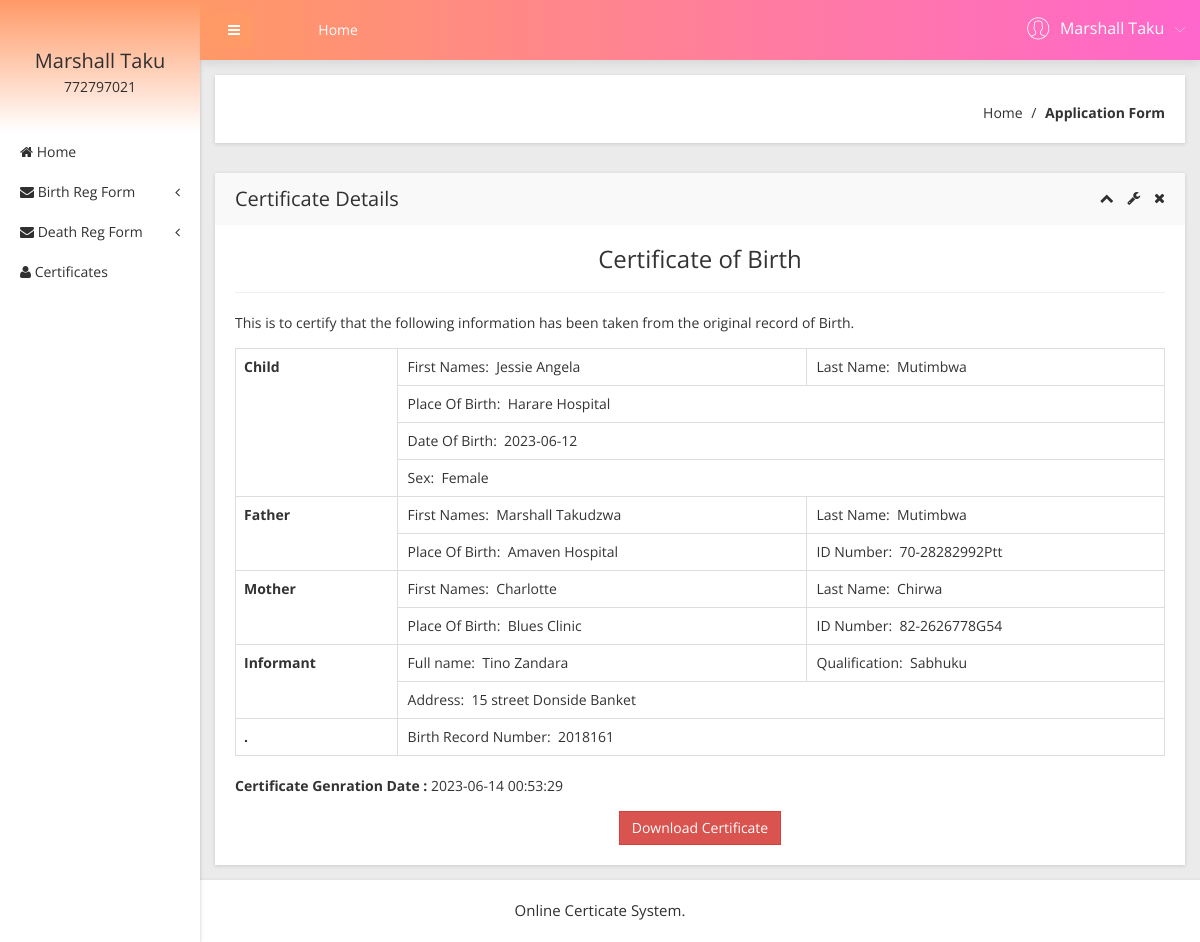
/obcs/user/certificates.php?viewid=33 (signed in), run on the app's committed database.
### tables this page shows
CREATE TABLE `tbluser` (
  `ID` int(10) NOT NULL,
  `FirstName` varchar(200) DEFAULT NULL,
  `LastName` varchar(200) DEFAULT NULL,
  `MobileNumber` bigint(10) DEFAULT NULL,
  `Address` mediumtext,
  `Password` varchar(200) NOT NULL,
  `RegDate` timestamp NULL DEFAULT CURRENT_TIMESTAMP
);

CREATE TABLE `tblapplication` (
  `ID` int(10) NOT NULL,
  `UserID` int(5) NOT NULL,
  `ApplicationID` varchar(200) DEFAULT NULL,
  `DateofBirth` varchar(200) DEFAULT NULL,
  `Gender` varchar(50) DEFAULT NULL,
  `ChildFirstNames` varchar(200) DEFAULT NULL,
  `PlaceofBirth` varchar(200) DEFAULT NULL,
  `FatherFirstNames` varchar(200) DEFAULT NULL,
  `MotherFirstNames` varchar(120) DEFAULT NULL,
  `childLastName` varchar(100) NOT NULL,
  `FatherLastName` varchar(100) NOT NULL,
  `FatherPob` varchar(100) NOT NULL,
  `FatherID` varchar(200) DEFAULT NULL,
  `Dateofapply` timestamp NULL DEFAULT CURRENT_TIMESTAMP,
  `Remark` varchar(200) DEFAULT NULL,
  `Status` varchar(50) DEFAULT NULL,
  `UpdationDate` timestamp NULL DEFAULT NULL ON UPDATE CURRENT_TIMESTAMP,
  `BirthRecordNo` int(50) DEFAULT NULL,
  `InformantAddress` varchar(100) DEFAULT NULL,
  `InformantQualification` varchar(100) DEFAULT NULL,
  `InformantName` varchar(50) DEFAULT NULL,
  `MotherLastName` varchar(50) DEFAULT NULL,
  `MotherID` varchar(50) DEFAULT NULL,
  `MotherPob` varchar(100) NOT NULL
);

### obcs/user/certificates.php (the view, shortened to what this page needs)
<?php
include('includes/dbconnection.php');
if (strlen($_SESSION['obcsuid']==0)) {
  header('location:logout.php');
  } else{
  ?>
<!doctype html>
<html class="no-js" lang="en">
<head>
    <link rel="stylesheet" href="css/bootstrap.min.css">
    <link rel="stylesheet" href="css/font-awesome.min.css">
    <link rel="stylesheet" href="css/adminpro-custon-icon.css">
    <link rel="stylesheet" href="css/meanmenu.min.css">
    <link rel="stylesheet" href="css/jquery.mCustomScrollbar.min.css">
    <link rel="stylesheet" href="css/animate.css">
    <link rel="stylesheet" href="css/data-table/bootstrap-table.css">
    <link rel="stylesheet" href="css/data-table/bootstrap-editable.css">
    <link rel="stylesheet" href="css/normalize.css">
    <link rel="stylesheet" href="css/c3.min.css">
    <link rel="stylesheet" href="style.css">
    <link rel="stylesheet" href="css/responsive.css">
</head>
<body class="materialdesign">
    <div class="wrapper-pro">
      <?php include_once('includes/sidebar.php');?>
        <?php include_once('includes/header.php');?>
            <div class="breadcome-area mg-b-30 small-dn">
                <div class="container-fluid">
                    <div class="row">
                        <div class="col-lg-12">
                            <div class="breadcome-list shadow-reset">
                                <div class="row">
                                    <div class="col-lg-12">
                                        <ul class="breadcome-menu">
                                            <li><a href="dashboard.php">Home</a> <span class="bread-slash">/</span>
                                            </li>
                                            <li><span class="bread-blod">Application Form</span>
                                            </li>
                                        </ul>
                                    </div>
                                </div>
                            </div>
                        </div>
                    </div>
                </div>
            </div>
            <div class="data-table-area mg-b-15">
                <div class="container-fluid">
                    <div class="row">
                        <div class="col-lg-12">
                            <div class="sparkline13-list shadow-reset">
                                <div class="sparkline13-hd">
                                    <div class="main-sparkline13-hd">
                                        <h1>Certificate Details</h1>
                                        <div class="sparkline13-outline-icon">
                                            <span class="sparkline13-collapse-link"><i class="fa fa-chevron-up"></i></span>
                                            <span><i class="fa fa-wrench"></i></span>
                                            <span class="sparkline13-collapse-close"><i class="fa fa-times"></i></span>
                                        </div>
                                    </div>
                                </div>
                                <div class="sparkline13-graph">
                                    <div id="exampl">
                                    <div class="datatable-dashv1-list custom-datatable-overright">
                                        <h3 align="center">Certificate of Birth</h3>
                                        <hr />
                                        <p align="left">This is to certify that the following information has been taken from the original record of Birth.</p>
<?php
$vid=$_GET['viewid'];
$sql="SELECT tblapplication.*,tbluser.FirstName,tbluser.LastName,tbluser.MobileNumber,tbluser.Address from  tblapplication join  tbluser on tblapplication.UserID=tbluser.ID where tblapplication.ID=:vid and  tblapplication.Status='Verified'";
$query = $dbh -> prepare($sql);
$query-> bindParam(':vid', $vid, PDO::PARAM_STR);
$query->execute();
$results=$query->fetchAll(PDO::FETCH_OBJ);
foreach($results as $row)
{
$certgendate=$row->UpdationDate;            ?>
<table style="width:100%" border="1" class="table table-bordered">
 <tr>
    <th rowspan="5">Child</th>
        <tr><td><span class='bold'>First Names:&#160;&#160;</span><?php  echo $row->ChildFirstNames;?></td> <td><span class='bold'>Last Name:&#160;&#160;</span><?php  echo $row->childLastName;?></td></tr>
        <tr><td colspan="2"><span class='bold'>Place Of Birth:&#160;&#160;</span><?php  echo $row->PlaceofBirth;?></td></tr>
        <tr><td colspan="2"><span class='bold'>Date Of Birth:&#160;&#160;</span><?php  echo $row->DateofBirth;?></td></tr>
        <tr><td colspan="2"><span class='bold'>Sex:&#160;&#160;</span><?php  echo $row->Gender;?></td></tr>
 </tr>
 <tr>
    <th rowspan="3">Father</th>
    <tr><td><span class='bold'>First Names:&#160;&#160;</span><?php  echo $row->FatherFirstNames;?></td> <td><span class='bold'>Last Name:&#160;&#160;</span><?php  echo $row->FatherLastName;?></td></tr>
    <tr><td><span class='bold'>Place Of Birth:&#160;&#160;</span><?php  echo $row->FatherPob;?></td> <td><span class='bold'>ID Number:&#160;&#160;</span><?php  echo $row->FatherID;?></td></tr>
  </tr>
   <tr>
    <th rowspan="3">Mother</th>
    <tr><td><span class='bold'>First Names:&#160;&#160;</span><?php  echo $row->MotherFirstNames;?></td> <td><span class='bold'>Last Name:&#160;&#160;</span><?php  echo $row->MotherLastName;?></td></tr>
    <tr><td><span class='bold'>Place Of Birth:&#160;&#160;</span><?php  echo $row->MotherPob;?></td> <td><span class='bold'>ID Number:&#160;&#160;</span><?php  echo $row->MotherID;?></td></tr>
  </tr>
  <tr>
    <th rowspan="3">Informant</th>
    <tr><td><span class='bold'>Full name:&#160;&#160;</span><?php  echo $row->InformantName;?></td> <td><span class='bold'>Qualification:&#160;&#160;</span><?php  echo $row->InformantQualification;?></td></tr>
    <tr><td colspan="2"><span class='bold'>Address:&#160;&#160;</span><?php  echo $row->InformantAddress;?></td></tr>
  </tr>
  <tr>
    <th rowspan="3"> . </th>
    <tr>
        <td colspan="2"><span class='bold'>Birth Record Number:&#160;&#160;</span><?php  echo $row->BirthRecordNo;?></td>
  </tr>
  <?php }?>
</table>
          <p align="left"><b>Certificate Genration Date :</b> <?php echo htmlentities($certgendate);?></p>
   <a href="download-certificate.php?cid=<?php  echo $row->ApplicationID;?>" class="btn btn-danger">Download Certificate</a>
      </div></div>
                                </div>
                            </div>
                        </div>
                    </div>
                </div>
            </div>
        </div>
    </div>
  <?php include_once('includes/footer.php');?>
</body>
</html><?php }  ?>

### obcs/user/includes/sidebar.php (shortened to what this page needs)
<?php
include('includes/dbconnection.php');
if (strlen($_SESSION['obcsuid']==0)) {
  header('location:logout.php');
  } else{
  ?>
  <div class="left-sidebar-pro">
            <nav id="sidebar">
                <div class="sidebar-header">
                     <?php
$uid=$_SESSION['obcsuid'];
$sql="SELECT FirstName,LastName,MobileNumber from  tbluser where ID=:uid";
$query = $dbh -> prepare($sql);
$query->bindParam(':uid',$uid,PDO::PARAM_STR);
$query->execute();
$results=$query->fetchAll(PDO::FETCH_OBJ);
$cnt=1;
if($query->rowCount() > 0)
{
foreach($results as $row)
{               ?>
                    <h3><?php  echo $row->FirstName;?>  <?php  echo $row->LastName;?></h3>
                    <p><?php  echo $row->MobileNumber;?></p><?php $cnt=$cnt+1;}} ?>
                </div>
                <div class="left-custom-menu-adp-wrap">
                    <ul class="nav navbar-nav left-sidebar-menu-pro">
                        <li class="nav-item">
                            <a href="dashboard.php" role="button" aria-expanded="false"><i class="fa big-icon fa-home"></i> <span class="mini-dn">Home</span> </a>
                        </li>
                        <li class="nav-item"><a href="#" data-toggle="dropdown" role="button" aria-expanded="false" class="nav-link dropdown-toggle"><i class="fa big-icon fa-envelope"></i> <span class="mini-dn">Birth Reg Form</span> <span class="indicator-right-menu mini-dn"><i class="fa indicator-mn fa-angle-left"></i></span></a>
                        </li>
                        <li class="nav-item"><a href="#" data-toggle="dropdown" role="button" aria-expanded="false" class="nav-link dropdown-toggle"><i class="fa big-icon fa-envelope"></i> <span class="mini-dn">Death Reg Form</span> <span class="indicator-right-menu mini-dn"><i class="fa indicator-mn fa-angle-left"></i></span></a>
                        </li>
                       <li class="nav-item">
                            <a href="certificates-list.php" role="button" aria-expanded="false"><i class="fa big-icon fa-user"></i> <span class="mini-dn">Certificates</span> </a>
                        </li>
                    </ul>
                </div>
            </nav>
        </div><?php }  ?>

### obcs/user/includes/header.php (shortened to what this page needs)
       <?php
include('includes/dbconnection.php');
if (strlen($_SESSION['obcsuid']==0)) {
  header('location:logout.php');
  } else{
  ?>
 <div class="content-inner-all">
            <div class="header-top-area">
                <div class="fixed-header-top">
                    <div class="container-fluid">
                        <div class="row">
                            <div class="col-lg-1 col-md-6 col-sm-6 col-xs-12">
                                <button type="button" id="sidebarCollapse" class="btn bar-button-pro header-drl-controller-btn btn-info navbar-btn">
                                    <i class="fa fa-bars"></i>
                                </button>
                            </div>
                            <div class="col-lg-6 col-md-1 col-sm-1 col-xs-12">
                                <div class="header-top-menu tabl-d-n">
                                    <ul class="nav navbar-nav mai-top-nav">
                                        <li class="nav-item"><a href="dashboard.php" class="nav-link">Home</a>
                                        </li>
                                    </ul>
                                </div>
                            </div>
                            <div class="col-lg-5 col-md-5 col-sm-6 col-xs-12">
                                <div class="header-right-info">
                                    <ul class="nav navbar-nav mai-top-nav header-right-menu">
                                <?php
$uid=$_SESSION['obcsuid'];
$sql="SELECT FirstName,LastName,MobileNumber from  tbluser where ID=:uid";
$query = $dbh -> prepare($sql);
$query->bindParam(':uid',$uid,PDO::PARAM_STR);
$query->execute();
$results=$query->fetchAll(PDO::FETCH_OBJ);
$cnt=1;
if($query->rowCount() > 0)
{
foreach($results as $row)
{               ?>
                                        <li class="nav-item">
                                            <a href="#" data-toggle="dropdown" role="button" aria-expanded="false" class="nav-link dropdown-toggle">
                                                <span class="adminpro-icon adminpro-user-rounded header-riht-inf"></span>
                                                <span class="admin-name"><?php  echo $row->FirstName;?>  <?php  echo $row->LastName;?> </span>
                                                <span class="author-project-icon adminpro-icon adminpro-down-arrow"></span><?php $cnt=$cnt+1;}} ?>
                                            </a>
                                        </li>
                                    </ul>
                                </div>
                            </div>
                        </div>
                    </div>
                </div>
            </div><?php }  ?>

### data on the page
tbluser: FirstName "Marshall", LastName "Taku", MobileNumber "772797021"
tblapplication: ChildFirstNames "Jessie Angela", childLastName "Mutimbwa", PlaceofBirth "Harare Hospital", DateofBirth "2023-06-12", Gender "Female", FatherFirstNames "Marshall Takudzwa", FatherLastName "Mutimbwa", FatherPob "Amaven Hospital", FatherID "70-28282992Ptt", MotherFirstNames "Charlotte", MotherLastName "Chirwa", MotherPob "Blues Clinic", MotherID "82-2626778G54", InformantName "Tino Zandara", InformantQualification "Sabhuku", InformantAddress "15 street Donside Banket", BirthRecordNo "2018161", UpdationDate "2023-06-14 00:53:29"
